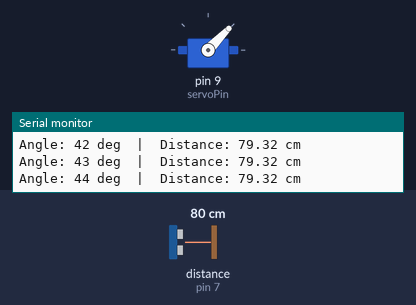
This sketch was run on a simulated Arduino Uno, built with avr-gcc and run on an emulated ATmega328P. Parts: servo, the last lines printed to the serial monitor. Wiring (inferred from the names in the program): ultrasonic range finder: trigger pin 6; echo pin 7. The test bench sets the inputs (shaded band); at power-on: distance to the obstacle (sensor on pin 7) 80 cm. The echo pulse lasts 58.3 µs per cm.

Above: at 1.2 s.
1.3 s: distance to the obstacle (sensor on pin 7) set to 2 cm
At 2.03 s:
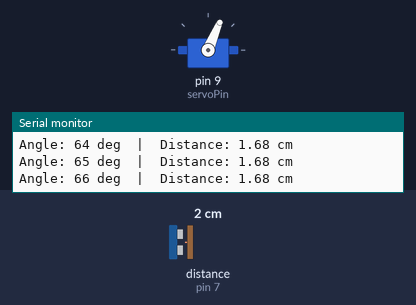
4.3 s: distance to the obstacle (sensor on pin 7) set to 18 cm
At 5.2 s:
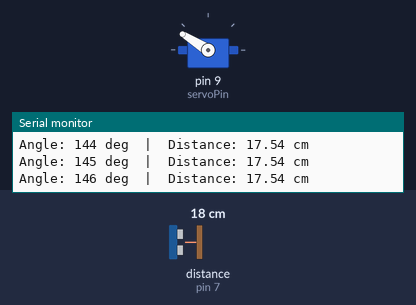
7.3 s: distance to the obstacle (sensor on pin 7) set to 4 cm
At 7.76 s:
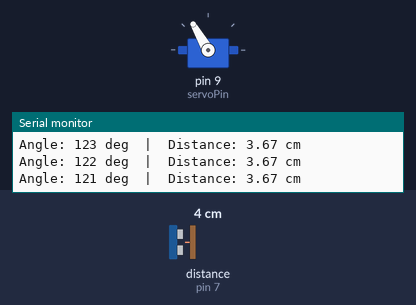
Timing chart, 0 to 16.3 s (numbered marks = the images above; inputs shaded):
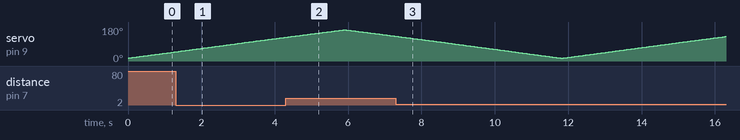

The sketch:

radar.ino
```cpp
#include <Servo.h>

const int trigPin = 6;
const int echoPin = 7;
const int servoPin = 9;

Servo radarServo;

void setup() {
  Serial.begin(9600);

  radarServo.attach(servoPin);

  pinMode(trigPin, OUTPUT);
  pinMode(echoPin, INPUT);

  Serial.println("Radar starting...");
}

// Function to measure distance in cm
float getDistanceCM() {
  // Clear trigger
  digitalWrite(trigPin, LOW);
  delayMicroseconds(2);

  // 10us trigger pulse
  digitalWrite(trigPin, HIGH);
  delayMicroseconds(10);
  digitalWrite(trigPin, LOW);

  // Read echo pulse in microseconds
  long duration = pulseIn(echoPin, HIGH, 30000); // timeout 30ms (~5m range)

  if (duration == 0) {
    // No echo received (out of range or error)
    return -1;
  }

  // Speed of sound ≈ 0.034 cm/us
  float distance = (duration * 0.034) / 2.0;
  return distance;
}

void loop() {
  // Sweep forward: 15° to 165°
  for (int angle = 15; angle <= 165; angle++) {
    radarServo.write(angle);    // move servo
    delay(20);                  // allow servo to reach position

    float distance = getDistanceCM();

    Serial.print("Angle: ");
    Serial.print(angle);
    Serial.print(" deg  |  Distance: ");

    if (distance < 0) {
      Serial.println("Out of range");
    } else {
      Serial.print(distance);
      Serial.println(" cm");
    }
  }

  // Sweep backward: 165° to 15°
  for (int angle = 165; angle >= 15; angle--) {
    radarServo.write(angle);
    delay(20);

    float distance = getDistanceCM();

    Serial.print("Angle: ");
    Serial.print(angle);
    Serial.print(" deg  |  Distance: ");

    if (distance < 0) {
      Serial.println("Out of range");
    } else {
      Serial.print(distance);
      Serial.println(" cm");
    }
  }
}
```
